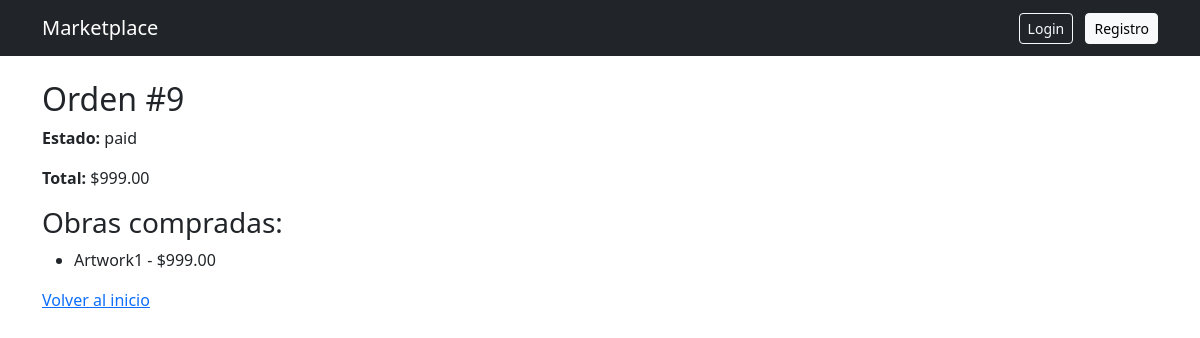
Page /orders/9/ on the committed database.
### orders/models.py (models this page shows, shortened)
class Order(models.Model):
    STATUS_CHOICES = (
        ('pending', 'Pending'),
        ('paid', 'Paid'),
        ('shipped', 'Shipped'),
    )
    user = models.ForeignKey(User, on_delete=models.CASCADE)
    status = models.CharField(max_length=10, choices=STATUS_CHOICES, default='pending')
    total = models.DecimalField(max_digits=10, decimal_places=2)
    shipping_address = models.TextField()
    tracking_number = models.CharField(max_length=100, blank=True, null=True)

class OrderItem(models.Model):
    order = models.ForeignKey(Order, on_delete=models.CASCADE)
    artwork = models.ForeignKey(Artwork, on_delete=models.CASCADE)
    price = models.DecimalField(max_digits=10, decimal_places=2)

### marketplace/models.py (models this page shows, shortened)
class Artwork(models.Model):
    artist = models.ForeignKey(User, on_delete=models.CASCADE)
    title = models.CharField(max_length=200)
    description = models.TextField()
    price = models.DecimalField(max_digits=10, decimal_places=2)
    category = models.ForeignKey(Category, on_delete=models.SET_NULL, null=True)
    image = models.ImageField(upload_to='artworks/', null=True, blank=True)
    stock = models.IntegerField(default=1)
    is_available = models.BooleanField(default=True)

### orders/views.py (the view)
# urls.py: path('<int:pk>/', views.order_detail, name='order_detail'),
def order_detail(request, pk):
    order = get_object_or_404(Order, pk=pk)
    return render(request, 'orders/detail.html', {'order': order})

### orders/templates/orders/detail.html
{% extends "base.html" %}
{% block content %}
<h2>Orden #{{ order.id }}</h2>
<p><strong>Estado:</strong> {{ order.status }}</p>
<p><strong>Total:</strong> ${{ order.total }}</p>
<h3>Obras compradas:</h3>
<ul>
    {% for item in order.orderitem_set.all %}
        <li>
            {{ item.artwork.title }} - ${{ item.price }}
        </li>
    {% empty %}
        <li>No hay productos en esta orden</li>
    {% endfor %}
</ul>
<a href="/">Volver al inicio</a>
{% endblock %}

### rows in the picture
Order: id "9", status "paid", total "999.00"
OrderItem: artwork "Artwork1", price "999.00"
